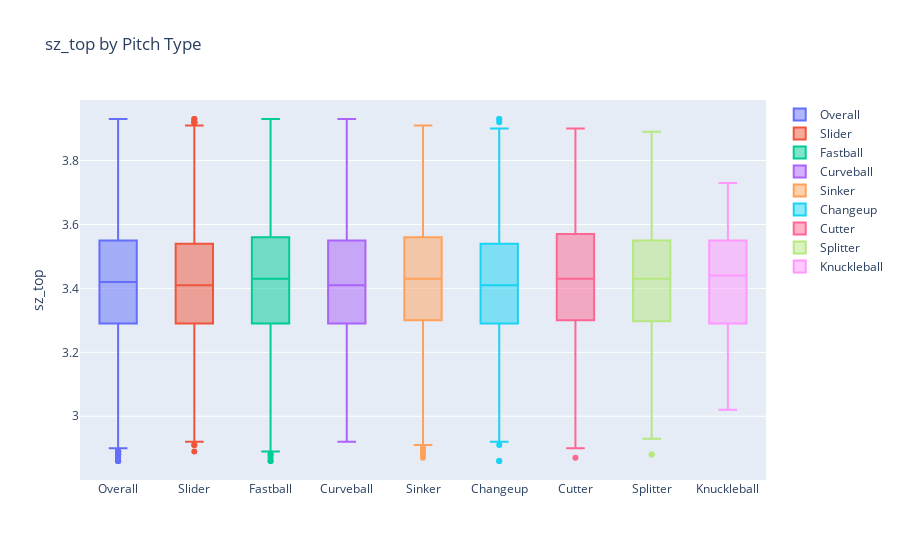

Notebook code for this chart:
### Markdown cell above
Does this also suggest low interpretability for pitch type for sz_top?

### Code cell
import plotly.graph_objects as go

fig = go.Figure()
# Get all unique pitch types
pitch_types = df['pitch_type'].unique()

# Add overall data as the first trace
fig.add_trace(go.Box(y=df['sz_top'], name='Overall'))

# Add traces for each pitch type
for pitch in pitch_types:
    fig.add_trace(go.Box(y=df[df["pitch_type"] == pitch]['sz_top'], name=pitch))

# Update layout to show legend
fig.update_layout(
    title="sz_top by Pitch Type",
    yaxis_title="sz_top",
    showlegend=True
)

# Show the figure
fig.show()

### Figure 1 — Plotly figure (JSON) as saved in the notebook; plotly's stock layout.template omitted (floating-point values rounded to 4 significant figures; data arrays with more than 128 entries replaced by an {"elided": "..."} marker saying what was removed)
{"data": [{"name": "Overall", "type": "box", "y": {"elided": "16239 float values"}}, {"name": "Slider", "type": "box", "y": {"elided": "2065 float values"}}, {"name": "Fastball", "type": "box", "y": {"elided": "7861 float values"}}, {"name": "Curveball", "type": "box", "y": {"elided": "896 float values"}}, {"name": "Sinker", "type": "box", "y": {"elided": "2179 float values"}}, {"name": "Changeup", "type": "box", "y": {"elided": "1935 float values"}}, {"name": "Cutter", "type": "box", "y": {"elided": "996 float values"}}, {"name": "Splitter", "type": "box", "y": {"elided": "253 float values"}}, {"name": "Knuckleball", "type": "box", "y": [3.35, 3.09, 3.45, 3.45, 3.29, 3.66, 3.66, 3.55, 3.5, 3.49, 3.3, 3.24, 3.16, 3.17, 3.55, 3.6, 3.2, 3.43, 3.43, 3.35, 3.73, 3.64, 3.54, 3.31, 3.33, 3.55, 3.56, 3.41, 3.06, 3.28, 3.32, 3.35, 3.18, 3.55, 3.55, 3.65, 3.55, 3.61, 3.57, 3.54, 3.25, 3.17, 3.66, 3.48, 3.02, 3.21, 3.64, 3.34, 3.34, 3.66, 3.54, 3.29, 3.6, 3.32]}], "layout": {"showlegend": true, "title": {"text": "sz_top by Pitch Type"}, "yaxis": {"title": {"text": "sz_top"}}}}
